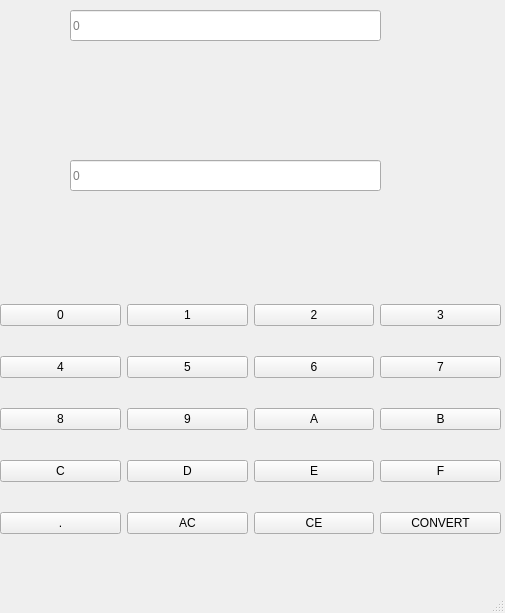
<?xml version="1.0" encoding="UTF-8"?>
<ui version="4.0">
 <class>MainWindow</class>
 <widget class="QMainWindow" name="MainWindow">
  <property name="geometry">
   <rect>
    <x>0</x>
    <y>0</y>
    <width>505</width>
    <height>613</height>
   </rect>
  </property>
  <property name="sizePolicy">
   <sizepolicy hsizetype="Fixed" vsizetype="Fixed">
    <horstretch>0</horstretch>
    <verstretch>0</verstretch>
   </sizepolicy>
  </property>
  <property name="windowTitle">
   <string>Converter</string>
  </property>
  <property name="tabShape">
   <enum>QTabWidget::Rounded</enum>
  </property>
  <widget class="QWidget" name="centralwidget">
   <property name="sizePolicy">
    <sizepolicy hsizetype="Fixed" vsizetype="Fixed">
     <horstretch>0</horstretch>
     <verstretch>0</verstretch>
    </sizepolicy>
   </property>
   <widget class="QWidget" name="gridLayoutWidget">
    <property name="geometry">
     <rect>
      <x>0</x>
      <y>280</y>
      <width>501</width>
      <height>281</height>
     </rect>
    </property>
    <layout class="QGridLayout" name="gridLayout">
     <item row="0" column="0">
      <widget class="QPushButton" name="push_button_0">
       <property name="text">
        <string>0</string>
       </property>
      </widget>
     </item>
     <item row="0" column="1">
      <widget class="QPushButton" name="push_button_1">
       <property name="text">
        <string>1</string>
       </property>
      </widget>
     </item>
     <item row="1" column="0">
      <widget class="QPushButton" name="push_button_4">
       <property name="text">
        <string>4</string>
       </property>
      </widget>
     </item>
     <item row="0" column="3">
      <widget class="QPushButton" name="push_button_3">
       <property name="text">
        <string>3</string>
       </property>
      </widget>
     </item>
     <item row="4" column="0">
      <widget class="QPushButton" name="push_button_dot">
       <property name="text">
        <string>.</string>
       </property>
      </widget>
     </item>
     <item row="3" column="0">
      <widget class="QPushButton" name="push_button_c">
       <property name="text">
        <string>C</string>
       </property>
      </widget>
     </item>
     <item row="0" column="2">
      <widget class="QPushButton" name="push_button_2">
       <property name="text">
        <string>2</string>
       </property>
      </widget>
     </item>
     <item row="2" column="0">
      <widget class="QPushButton" name="push_button_8">
       <property name="text">
        <string>8</string>
       </property>
      </widget>
     </item>
     <item row="1" column="1">
      <widget class="QPushButton" name="push_button_5">
       <property name="text">
        <string>5</string>
       </property>
      </widget>
     </item>
     <item row="1" column="2">
      <widget class="QPushButton" name="push_button_6">
       <property name="text">
        <string>6</string>
       </property>
      </widget>
     </item>
     <item row="1" column="3">
      <widget class="QPushButton" name="push_button_7">
       <property name="text">
        <string>7</string>
       </property>
      </widget>
     </item>
     <item row="2" column="1">
      <widget class="QPushButton" name="push_button_9">
       <property name="text">
        <string>9</string>
       </property>
      </widget>
     </item>
     <item row="2" column="2">
      <widget class="QPushButton" name="push_button_a">
       <property name="text">
        <string>A</string>
       </property>
      </widget>
     </item>
     <item row="2" column="3">
      <widget class="QPushButton" name="push_button_b">
       <property name="text">
        <string>B</string>
       </property>
      </widget>
     </item>
     <item row="3" column="1">
      <widget class="QPushButton" name="push_button_d">
       <property name="text">
        <string>D</string>
       </property>
      </widget>
     </item>
     <item row="3" column="2">
      <widget class="QPushButton" name="push_button_e">
       <property name="text">
        <string>E</string>
       </property>
      </widget>
     </item>
     <item row="3" column="3">
      <widget class="QPushButton" name="push_button_f">
       <property name="text">
        <string>F</string>
       </property>
      </widget>
     </item>
     <item row="4" column="1">
      <widget class="QPushButton" name="push_button_ac">
       <property name="text">
        <string>AC</string>
       </property>
      </widget>
     </item>
     <item row="4" column="2">
      <widget class="QPushButton" name="push_button_ce">
       <property name="text">
        <string>CE</string>
       </property>
      </widget>
     </item>
     <item row="4" column="3">
      <widget class="QPushButton" name="push_button_convert">
       <property name="text">
        <string>CONVERT</string>
       </property>
      </widget>
     </item>
    </layout>
   </widget>
   <widget class="QLineEdit" name="input_line">
    <property name="geometry">
     <rect>
      <x>70</x>
      <y>10</y>
      <width>311</width>
      <height>31</height>
     </rect>
    </property>
    <property name="text">
     <string/>
    </property>
    <property name="placeholderText">
     <string>0</string>
    </property>
   </widget>
   <widget class="QLineEdit" name="output_line">
    <property name="geometry">
     <rect>
      <x>70</x>
      <y>160</y>
      <width>311</width>
      <height>31</height>
     </rect>
    </property>
    <property name="text">
     <string/>
    </property>
    <property name="placeholderText">
     <string>0</string>
    </property>
   </widget>
  </widget>
  <widget class="QMenuBar" name="menubar">
   <property name="geometry">
    <rect>
     <x>0</x>
     <y>0</y>
     <width>505</width>
     <height>22</height>
    </rect>
   </property>
  </widget>
  <widget class="QStatusBar" name="statusbar"/>
 </widget>
 <resources/>
 <connections/>
</ui>
